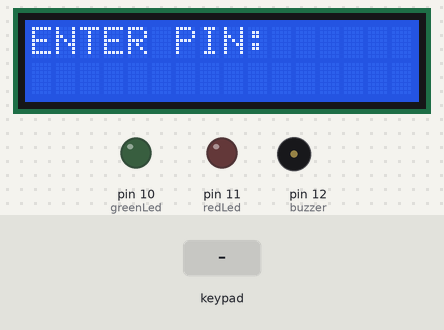
The sketch below on a simulated Arduino Uno, built with avr-gcc and run on an emulated ATmega328P. Shown: 16×2 character LCD, output pins drawn as LEDs (lit = HIGH), buzzer (waves = sounding). Inputs (shaded band) come from the test bench.

Above: at 1.2 s.
1.3 s: keypad keys 1 2 3 4 pressed 0.4 s apart
At 3.8 s:
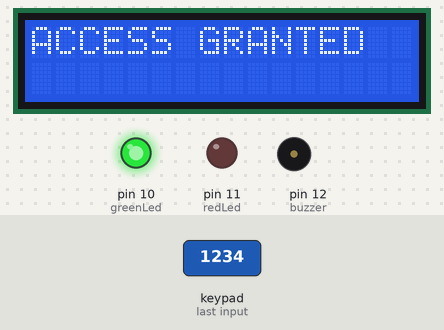
5.9 s: keypad keys 9 8 7 6 pressed 0.4 s apart
At 8.4 s:
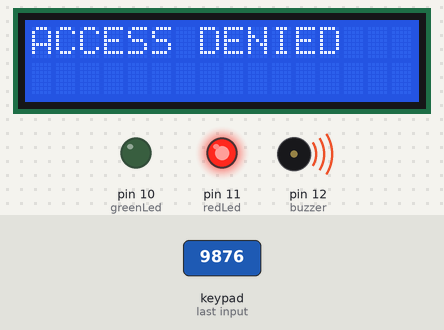
10.5 s: key '1' pressed
At 11.4 s:
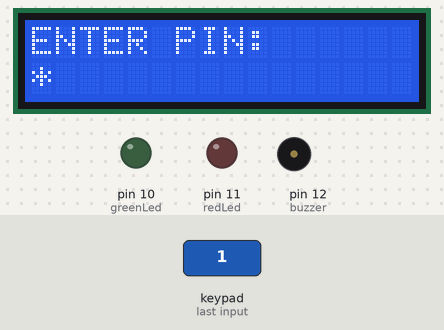
12.0 s: key '2' pressed
At 12.7 s:
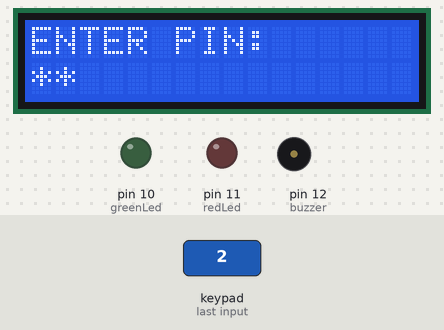
Timing chart, 0 to 14.5 s (numbered marks = the images above; inputs shaded):
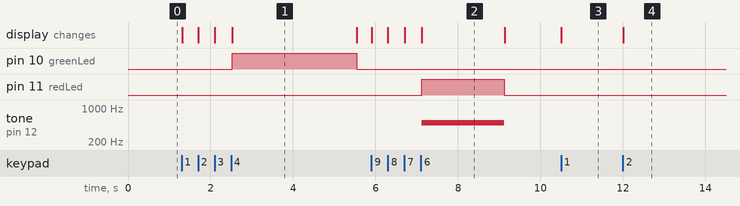

The sketch:

keypad_lcd.ino
```cpp
/*
 * Keypad + LCD Security System
 * Path: /week3/keypad_lcd/keypad_lcd.ino
 */

#include <Wire.h>
#include <LiquidCrystal_I2C.h>
#include <Keypad.h>

// --- LCD Setup (I2C Address usually 0x27) ---
LiquidCrystal_I2C lcd(0x27, 16, 2);

// --- Keypad Setup ---
const byte ROWS = 4;
const byte COLS = 4;
char keys[ROWS][COLS] = {
  {'1','2','3','A'},
  {'4','5','6','B'},
  {'7','8','9','C'},
  {'*','0','#','D'}
};
byte rowPins[ROWS] = {9, 8, 7, 6};
byte colPins[COLS] = {5, 4, 3, 2};
Keypad keypad = Keypad(makeKeymap(keys), rowPins, colPins, ROWS, COLS);

// --- Actuator Pins ---
const int greenLed = 10;
const int redLed = 11;
const int buzzer = 12;

// --- Security Variables ---
const String correctPIN = "1234";
String inputPIN = "";
int failedAttempts = 0;

void setup() {
  Serial.begin(9600);

  pinMode(greenLed, OUTPUT);
  pinMode(redLed, OUTPUT);
  pinMode(buzzer, OUTPUT);

  // Initialize LCD
  lcd.init();
  lcd.backlight();

  resetScreen();
}

void loop() {
  char key = keypad.getKey();

  if (key) {
    // If '*' is pressed, clear the current input (Back/Reset)
    if (key == '*') {
      inputPIN = "";
      resetScreen();
      return;
    }

    // Add key to input string and display a masking character '*'
    inputPIN += key;
    lcd.setCursor(inputPIN.length() - 1, 1);
    lcd.print('*');

    // Check PIN when 4 digits are entered
    if (inputPIN.length() == 4) {
      if (inputPIN == correctPIN) {
        grantAccess();
      } else {
        denyAccess();
      }
    }
  }
}

// --- Helper Functions ---

void resetScreen() {
  lcd.clear();
  lcd.setCursor(0, 0);
  lcd.print("ENTER PIN:");
  lcd.setCursor(0, 1);
  inputPIN = "";

  digitalWrite(greenLed, LOW);
  digitalWrite(redLed, LOW);
  noTone(buzzer);
}

void grantAccess() {
  lcd.clear();
  lcd.setCursor(0, 0);
  lcd.print("ACCESS GRANTED");

  digitalWrite(greenLed, HIGH);
  failedAttempts = 0; // Reset attempts on success

  delay(3000); // Leave message up for 3 seconds
  resetScreen();
}

void denyAccess() {
  failedAttempts++;

  lcd.clear();
  lcd.setCursor(0, 0);
  lcd.print("ACCESS DENIED");

  digitalWrite(redLed, HIGH);
  tone(buzzer, 500); // Annoying buzz
  delay(2000);

  noTone(buzzer);
  digitalWrite(redLed, LOW);

  if (failedAttempts >= 3) {
    systemLockdown();
  } else {
    resetScreen();
  }
}

void systemLockdown() {
  lcd.clear();
  lcd.setCursor(0, 0);
  lcd.print("SYSTEM LOCKED!");
  lcd.setCursor(0, 1);
  lcd.print("Wait 10 seconds");

  // Flash red LED during lockdown
  for (int i = 0; i < 20; i++) {
    digitalWrite(redLed, HIGH);
    delay(250);
    digitalWrite(redLed, LOW);
    delay(250);
  }

  failedAttempts = 0; // Reset after penalty is served
  resetScreen();
}
```

Measured:
- after the input at 1.3 s, pin 10 (greenLed): LOW → HIGH after 1.2 s, → LOW 3.0 s later; the display: first changes at once (image 1 shows a later state)
- after the input at 5.9 s, pin 11 (redLed): LOW → HIGH after 1.2 s, → LOW 2.0 s later; tone on pin 12 (buzzer): silent → 500 Hz after 1.2 s, → silent 2.0 s later; the display: first changes at once (image 2 shows a later state)
- after the input at 10.5 s, the display: changes at once (image 3)
- after the input at 12.0 s, the display: changes at once (image 4)
- what the display in image 1 shows lasts 3.0 s, from 2.5 s to 5.5 s
- what the display in image 2 shows lasts 2.0 s, from 7.1 s to 9.1 s
